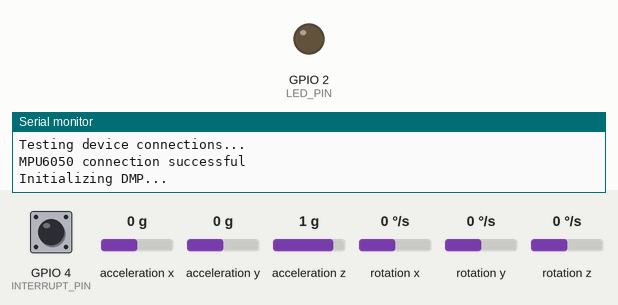
A sketch run on a simulated ESP32. On the bench: output pins drawn as LEDs (lit = HIGH), the last lines printed to the serial monitor. The test bench sets the inputs (shaded band); at power-on: rotation z 0 °/s, acceleration x 0 g, acceleration y 0 g, GPIO 4 (INTERRUPT_PIN) LOW, acceleration z 1 g, rotation x 0 °/s, rotation y 0 °/s. The sensor or clock chip raises its interrupt line as the real part does; nothing arrives over Bluetooth unless stated.

Above: at 0.1 s.
At 1.7 s:
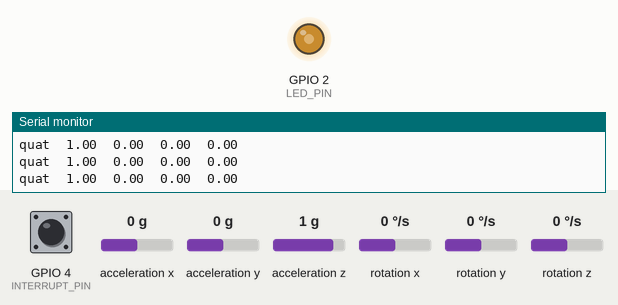
1.8 s: rotation z set to 100 °/s
4.8 s: acceleration x set to -1.4 g
6.3 s: acceleration y set to 1.4 g
At 9.49 s:
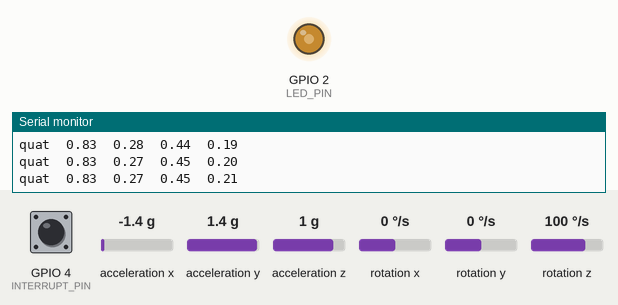
Timing chart, 0 to 15.3 s (numbered marks = the images above; inputs shaded):
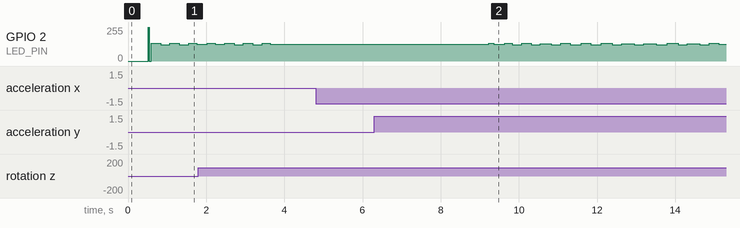

The sketch:

bullet_time_controller_script_arduino.ino
```cpp
// I2C device class (I2Cdev) demonstration Arduino sketch for MPU6050 class using DMP (MotionApps v2.0)
// 6/21/2012 by Jeff Rowberg <jeff@rowberg.net>
// Updates should (hopefully) always be available at https://github.com/jrowberg/i2cdevlib
//
// Changelog:
//      2019-07-08 - Added Auto Calibration and offset generator
//		   - and altered FIFO retrieval sequence to avoid using blocking code
//      2016-04-18 - Eliminated a potential infinite loop
//      2013-05-08 - added seamless Fastwire support
//                 - added note about gyro calibration
//      2012-06-21 - added note about Arduino 1.0.1 + Leonardo compatibility error
//      2012-06-20 - improved FIFO overflow handling and simplified read process
//      2012-06-19 - completely rearranged DMP initialization code and simplification
//      2012-06-13 - pull gyro and accel data from FIFO packet instead of reading directly
//      2012-06-09 - fix broken FIFO read sequence and change interrupt detection to RISING
//      2012-06-05 - add gravity-compensated initial reference frame acceleration output
//                 - add 3D math helper file to DMP6 example sketch
//                 - add Euler output and Yaw/Pitch/Roll output formats
//      2012-06-04 - remove accel offset clearing for better results (thanks Sungon Lee)
//      2012-06-01 - fixed gyro sensitivity to be 2000 deg/sec instead of 250
//      2012-05-30 - basic DMP initialization working

/* ============================================
I2Cdev device library code is placed under the MIT license
Copyright (c) 2012 Jeff Rowberg

Permission is hereby granted, free of charge, to any person obtaining a copy
of this software and associated documentation files (the "Software"), to deal
in the Software without restriction, including without limitation the rights
to use, copy, modify, merge, publish, distribute, sublicense, and/or sell
copies of the Software, and to permit persons to whom the Software is
furnished to do so, subject to the following conditions:

The above copyright notice and this permission notice shall be included in
all copies or substantial portions of the Software.

THE SOFTWARE IS PROVIDED "AS IS", WITHOUT WARRANTY OF ANY KIND, EXPRESS OR
IMPLIED, INCLUDING BUT NOT LIMITED TO THE WARRANTIES OF MERCHANTABILITY,
FITNESS FOR A PARTICULAR PURPOSE AND NONINFRINGEMENT. IN NO EVENT SHALL THE
AUTHORS OR COPYRIGHT HOLDERS BE LIABLE FOR ANY CLAIM, DAMAGES OR OTHER
LIABILITY, WHETHER IN AN ACTION OF CONTRACT, TORT OR OTHERWISE, ARISING FROM,
OUT OF OR IN CONNECTION WITH THE SOFTWARE OR THE USE OR OTHER DEALINGS IN
THE SOFTWARE.
===============================================
*/

// I2Cdev and MPU6050 must be installed as libraries, or else the .cpp/.h files
// for both classes must be in the include path of your project
#include "I2Cdev.h"

#include "MPU6050_6Axis_MotionApps20.h"
//#include "MPU6050.h" // not necessary if using MotionApps include file

// Arduino Wire library is required if I2Cdev I2CDEV_ARDUINO_WIRE implementation
// is used in I2Cdev.h
#if I2CDEV_IMPLEMENTATION == I2CDEV_ARDUINO_WIRE
#include "Wire.h"
#endif

// ADDED STUFF
#include "BluetoothSerial.h"

BluetoothSerial serialBT;
//


// class default I2C address is 0x68
// specific I2C addresses may be passed as a parameter here
// AD0 low = 0x68 (default for SparkFun breakout and InvenSense evaluation board)
// AD0 high = 0x69
MPU6050 mpu;
//MPU6050 mpu(0x69); // <-- use for AD0 high

/* =========================================================================
   NOTE: In addition to connection 3.3v, GND, SDA, and SCL, this sketch
   depends on the MPU-6050's INT pin being connected to the Arduino's
   external interrupt #0 pin. On the Arduino Uno and Mega 2560, this is
   digital I/O pin 2.
 * ========================================================================= */

/* =========================================================================
   NOTE: Arduino v1.0.1 with the Leonardo board generates a compile error
   when using Serial.write(buf, len). The Teapot output uses this method.
   The solution requires a modification to the Arduino USBAPI.h file, which
   is fortunately simple, but annoying. This will be fixed in the next IDE
   release. For more info, see these links:

   http://arduino.cc/forum/index.php/topic,109987.0.html
   http://code.google.com/p/arduino/issues/detail?id=958
 * ========================================================================= */


// uncomment "OUTPUT_READABLE_QUATERNION" if you want to see the actual
// quaternion components in a [w, x, y, z] format (not best for parsing
// on a remote host such as Processing or something though)
#define OUTPUT_READABLE_QUATERNION

// uncomment "OUTPUT_READABLE_EULER" if you want to see Euler angles
// (in degrees) calculated from the quaternions coming from the FIFO.
// Note that Euler angles suffer from gimbal lock (for more info, see
// http://en.wikipedia.org/wiki/Gimbal_lock)
//#define OUTPUT_READABLE_EULER

// uncomment "OUTPUT_READABLE_YAWPITCHROLL" if you want to see the yaw/
// pitch/roll angles (in degrees) calculated from the quaternions coming
// from the FIFO. Note this also requires gravity vector calculations.
// Also note that yaw/pitch/roll angles suffer from gimbal lock (for
// more info, see: http://en.wikipedia.org/wiki/Gimbal_lock)
//#define OUTPUT_READABLE_YAWPITCHROLL

// uncomment "OUTPUT_READABLE_REALACCEL" if you want to see acceleration
// components with gravity removed. This acceleration reference frame is
// not compensated for orientation, so +X is always +X according to the
// sensor, just without the effects of gravity. If you want acceleration
// compensated for orientation, us OUTPUT_READABLE_WORLDACCEL instead.
//#define OUTPUT_READABLE_REALACCEL

// uncomment "OUTPUT_READABLE_WORLDACCEL" if you want to see acceleration
// components with gravity removed and adjusted for the world frame of
// reference (yaw is relative to initial orientation, since no magnetometer
// is present in this case). Could be quite handy in some cases.
//#define OUTPUT_READABLE_WORLDACCEL

// uncomment "OUTPUT_TEAPOT" if you want output that matches the
// format used for the InvenSense teapot demo
//#define OUTPUT_TEAPOT


#define INTERRUPT_PIN 4  // use pin 2 on Arduino Uno & most boards
#define LED_PIN 2        // (Arduino is 13, Teensy is 11, Teensy++ is 6)
bool blinkState = false;

// MPU control/status vars
bool dmpReady = false;   // set true if DMP init was successful
uint8_t mpuIntStatus;    // holds actual interrupt status byte from MPU
uint8_t devStatus;       // return status after each device operation (0 = success, !0 = error)
uint16_t packetSize;     // expected DMP packet size (default is 42 bytes)
uint16_t fifoCount;      // count of all bytes currently in FIFO
uint8_t fifoBuffer[64];  // FIFO storage buffer

// orientation/motion vars
Quaternion q;         // [w, x, y, z]         quaternion container
VectorInt16 aa;       // [x, y, z]            accel sensor measurements
VectorInt16 aaReal;   // [x, y, z]            gravity-free accel sensor measurements
VectorInt16 aaWorld;  // [x, y, z]            world-frame accel sensor measurements
VectorFloat gravity;  // [x, y, z]            gravity vector
float euler[3];       // [psi, theta, phi]    Euler angle container
float ypr[3];         // [yaw, pitch, roll]   yaw/pitch/roll container and gravity vector

// packet structure for InvenSense teapot demo
uint8_t teapotPacket[14] = { '$', 0x02, 0, 0, 0, 0, 0, 0, 0, 0, 0x00, 0x00, '\r', '\n' };


// ================================================================
// ===               INTERRUPT DETECTION ROUTINE                ===
// ================================================================

volatile bool mpuInterrupt = false;  // indicates whether MPU interrupt pin has gone high
void dmpDataReady() {
  mpuInterrupt = true;
}


// ================================================================
// ===                      INITIAL SETUP                       ===
// ================================================================

void setup() {
// join I2C bus (I2Cdev library doesn't do this automatically)
#if I2CDEV_IMPLEMENTATION == I2CDEV_ARDUINO_WIRE
  Wire.begin();
  //Wire.setClock(400000); // 400kHz I2C clock. Comment this line if having compilation difficulties
#elif I2CDEV_IMPLEMENTATION == I2CDEV_BUILTIN_FASTWIRE
  Fastwire::setup(400, true);
#endif

  // initialize serial communication
  // (115200 chosen because it is required for Teapot Demo output, but it's
  // really up to you depending on your project)
  Serial.begin(115200);
  serialBT.begin("Bill Bullet");  //Bluetooth device name
  while (!Serial)
    ;  // wait for Leonardo enumeration, others continue immediately

  // NOTE: 8MHz or slower host processors, like the Teensy @ 3.3V or Arduino
  // Pro Mini running at 3.3V, cannot handle this baud rate reliably due to
  // the baud timing being too misaligned with processor ticks. You must use
  // 38400 or slower in these cases, or use some kind of external separate
  // crystal solution for the UART timer.

  // initialize device
  //Serial.println(F("Initializing I2C devices..."));
  mpu.initialize();
  pinMode(INTERRUPT_PIN, INPUT);

  // verify connection
  Serial.println(F("Testing device connections..."));
  Serial.println(mpu.testConnection() ? F("MPU6050 connection successful") : F("MPU6050 connection failed"));

  // just go for

  // load and configure the DMP
  Serial.println(F("Initializing DMP..."));
  devStatus = mpu.dmpInitialize();

  // supply your own gyro offsets here, scaled for min sensitivity
  mpu.setXGyroOffset(220);
  mpu.setYGyroOffset(76);
  mpu.setZGyroOffset(-85);
  mpu.setZAccelOffset(1788);  // 1688 factory default for my test chip

  // make sure it worked (returns 0 if so)
  if (devStatus == 0) {
    // Calibration Time: generate offsets and calibrate our MPU6050
    mpu.CalibrateAccel(6);
    mpu.CalibrateGyro(6);
    mpu.PrintActiveOffsets();
    // turn on the DMP, now that it's ready
    Serial.println(F("Enabling DMP..."));
    mpu.setDMPEnabled(true);

    // enable Arduino interrupt detection
    serialBT.print(F("Enabling interrupt detection (Arduino external interrupt "));
    serialBT.print(digitalPinToInterrupt(INTERRUPT_PIN));
    serialBT.println(F(")..."));
    attachInterrupt(digitalPinToInterrupt(INTERRUPT_PIN), dmpDataReady, RISING);
    mpuIntStatus = mpu.getIntStatus();

    // set our DMP Ready flag so the main loop() function knows it's okay to use it
    serialBT.println(F("DMP ready! Waiting for first interrupt..."));
    dmpReady = true;

    // get expected DMP packet size for later comparison
    packetSize = mpu.dmpGetFIFOPacketSize();
  } else {
    // ERROR!
    // 1 = initial memory load failed
    // 2 = DMP configuration updates failed
    // (if it's going to break, usually the code will be 1)
    serialBT.print(F("DMP Initialization failed (code "));
    serialBT.print(devStatus);
    serialBT.println(F(")"));
  }

  // configure LED for output
  pinMode(LED_PIN, OUTPUT);
}

bool requestReceived = false;

// ================================================================
// ===                    MAIN PROGRAM LOOP                     ===
// ================================================================

void loop() {
  // if programming failed, don't try to do anything
  if (!dmpReady) return;

  if (serialBT.available()) {
    char cmd = serialBT.read();
    if (cmd == 'r') requestReceived = true;
  }

  // read a packet from FIFO
  if (mpu.dmpGetCurrentFIFOPacket(fifoBuffer)) {  // Get the Latest packet


#ifdef OUTPUT_READABLE_QUATERNION
    // display quaternion values in easy matrix form: w x y z
    mpu.dmpGetQuaternion(&q, fifoBuffer);
    serialBT.print("quat\t");
    serialBT.print(q.w);
    serialBT.print("\t");
    serialBT.print(q.x);
    serialBT.print("\t");
    serialBT.print(q.y);
    serialBT.print("\t");
    serialBT.println(q.z);

    Serial.print("quat\t");
    Serial.print(q.w);
    Serial.print("\t");
    Serial.print(q.x);
    Serial.print("\t");
    Serial.print(q.y);
    Serial.print("\t");
    Serial.println(q.z);


#endif

 #ifdef OUTPUT_READABLE_EULER
            // display Euler angles in degrees
            mpu.dmpGetQuaternion(&q, fifoBuffer);
            mpu.dmpGetEuler(euler, &q);
            serialBT.print("euler\t");
            serialBT.print(euler[0] * 180/M_PI);
            serialBT.print("\t");
            serialBT.print(euler[1] * 180/M_PI);
            serialBT.print("\t");
            serialBT.println(euler[2] * 180/M_PI);

            /*
            Serial.print("euler\t");
            Serial.print(euler[0] * 180/M_PI);
            Serial.print("\t");
            Serial.print(euler[1] * 180/M_PI);
            Serial.print("\t");
            Serial.println(euler[2] * 180/M_PI);
            */
        #endif


        // TODO: combine these into one block - getting quaternion twice is wasteful
        #ifdef OUTPUT_READABLE_QUATERNION
            // display quaternion values in easy matrix form: w x y z
            mpu.dmpGetQuaternion(&q, fifoBuffer);
            serialBT.print("quat\t");
            serialBT.print(q.w);
            serialBT.print("\t");
            serialBT.print(q.x);
            serialBT.print("\t");
            serialBT.print(q.y);
            serialBT.print("\t");
            serialBT.println(q.z);
        #endif

        #ifdef OUTPUT_READABLE_REALACCEL
            // display real acceleration, adjusted to remove gravity
            mpu.dmpGetQuaternion(&q, fifoBuffer);
            mpu.dmpGetAccel(&aa, fifoBuffer);
            mpu.dmpGetGravity(&gravity, &q);
            mpu.dmpGetLinearAccel(&aaReal, &aa, &gravity);
            serialBT.print("areal\t");
            serialBT.print(aaReal.x);
            serialBT.print("\t");
            serialBT.print(aaReal.y);
            serialBT.print("\t");
            serialBT.println(aaReal.z);
        #endif

         #ifdef OUTPUT_READABLE_WORLDACCEL
            // display initial world-frame acceleration, adjusted to remove gravity
            // and rotated based on known orientation from quaternion
            mpu.dmpGetQuaternion(&q, fifoBuffer);
            mpu.dmpGetAccel(&aa, fifoBuffer);
            mpu.dmpGetGravity(&gravity, &q);
            mpu.dmpGetLinearAccel(&aaReal, &aa, &gravity);
            mpu.dmpGetLinearAccelInWorld(&aaWorld, &aaReal, &q);
            serialBT.print("aworld\t");
            serialBT.print(aaWorld.x);
            serialBT.print("\t");
            serialBT.print(aaWorld.y);
            serialBT.print("\t");
            serialBT.println(aaWorld.z);
        #endif

    /*
        #ifdef OUTPUT_READABLE_QUATERNION
            // display quaternion values in easy matrix form: w x y z
            mpu.dmpGetQuaternion(&q, fifoBuffer);
            Serial.print("quat\t");
            Serial.print(q.w);
            Serial.print("\t");
            Serial.print(q.x);
            Serial.print("\t");
            Serial.print(q.y);
            Serial.print("\t");
            Serial.println(q.z);
        #endif

        #ifdef OUTPUT_READABLE_EULER
            // display Euler angles in degrees
            mpu.dmpGetQuaternion(&q, fifoBuffer);
            mpu.dmpGetEuler(euler, &q);
            Serial.print("euler\t");
            Serial.print(euler[0] * 180/M_PI);
            Serial.print("\t");
            Serial.print(euler[1] * 180/M_PI);
            Serial.print("\t");
            Serial.println(euler[2] * 180/M_PI);
        #endif

        #ifdef OUTPUT_READABLE_YAWPITCHROLL
            // display Euler angles in degrees
            mpu.dmpGetQuaternion(&q, fifoBuffer);
            mpu.dmpGetGravity(&gravity, &q);
            mpu.dmpGetYawPitchRoll(ypr, &q, &gravity);
            Serial.print("ypr\t");
            Serial.print(ypr[0] * 180/M_PI);
            Serial.print("\t");
            Serial.print(ypr[1] * 180/M_PI);
            Serial.print("\t");
            Serial.println(ypr[2] * 180/M_PI);
        #endif

        #ifdef OUTPUT_READABLE_REALACCEL
            // display real acceleration, adjusted to remove gravity
            mpu.dmpGetQuaternion(&q, fifoBuffer);
            mpu.dmpGetAccel(&aa, fifoBuffer);
            mpu.dmpGetGravity(&gravity, &q);
            mpu.dmpGetLinearAccel(&aaReal, &aa, &gravity);
            Serial.print("areal\t");
            Serial.print(aaReal.x);
            Serial.print("\t");
            Serial.print(aaReal.y);
            Serial.print("\t");
            Serial.println(aaReal.z);
        #endif

        #ifdef OUTPUT_READABLE_WORLDACCEL
            // display initial world-frame acceleration, adjusted to remove gravity
            // and rotated based on known orientation from quaternion
            mpu.dmpGetQuaternion(&q, fifoBuffer);
            mpu.dmpGetAccel(&aa, fifoBuffer);
            mpu.dmpGetGravity(&gravity, &q);
            mpu.dmpGetLinearAccel(&aaReal, &aa, &gravity);
            mpu.dmpGetLinearAccelInWorld(&aaWorld, &aaReal, &q);
            Serial.print("aworld\t");
            Serial.print(aaWorld.x);
            Serial.print("\t");
            Serial.print(aaWorld.y);
            Serial.print("\t");
            Serial.println(aaWorld.z);
        #endif

        #ifdef OUTPUT_TEAPOT
            // display quaternion values in InvenSense Teapot demo format:
            teapotPacket[2] = fifoBuffer[0];
            teapotPacket[3] = fifoBuffer[1];
            teapotPacket[4] = fifoBuffer[4];
            teapotPacket[5] = fifoBuffer[5];
            teapotPacket[6] = fifoBuffer[8];
            teapotPacket[7] = fifoBuffer[9];
            teapotPacket[8] = fifoBuffer[12];
            teapotPacket[9] = fifoBuffer[13];
            Serial.write(teapotPacket, 14);
            teapotPacket[11]++; // packetCount, loops at 0xFF on purpose
        #endif
    */


    // blink LED to indicate activity
    blinkState = !blinkState;
    digitalWrite(LED_PIN, blinkState);
  }
}
```

Measured:
- after the input at 6.3 s, GPIO 2 (LED_PIN): 127/255 → 133/255 after 2.9 s, → 126/255 0.12 s later, → 133/255 0.28 s later, → 123/255 0.20 s later, … (24 changes in this stretch)
